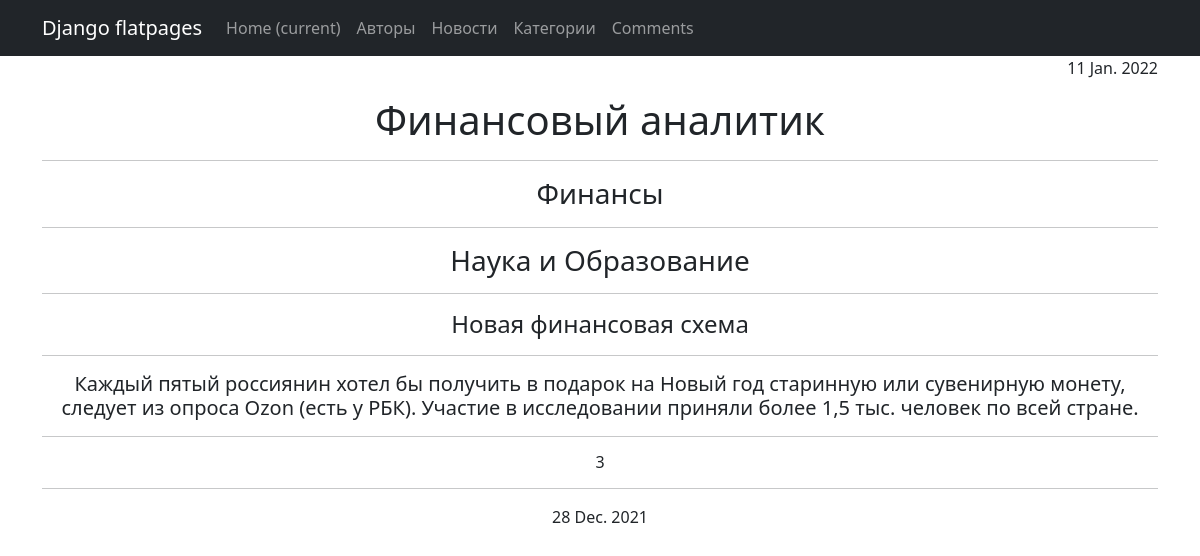
Screenshot of /authors/2 with the database file from the repository.
### news/models.py (models this page shows, shortened)
class Post(models.Model):
    author = models.ForeignKey(Author, on_delete=models.CASCADE)
    NEWS = 'NW'
    ARTICLE = 'AR'
    CATEGORY_CHOICES = (
        (NEWS, 'Новости'),
        (ARTICLE, 'Статья'),
    )
    categoryType = models.CharField(max_length=2, choices=CATEGORY_CHOICES, default=ARTICLE)
    dateCreation = models.DateTimeField(auto_now_add=True)
    postCategory = models.ManyToManyField(Category, through='PostCategory')
    title = models.CharField(max_length=128)
    text = models.TextField()
    rating = models.SmallIntegerField(default=0)

class Author(models.Model):
    authorUser = models.OneToOneField(User, on_delete=models.CASCADE)
    ratingAuthor = models.SmallIntegerField(default=0)
    def __str__(self):
        return self.authorUser.username

class Category(models.Model):
    name = models.CharField(max_length=64, unique=True)
    def __str__(self):
        return self.name

### news/views.py (the view)
# urls.py: path('<int:pk>', PostsDetail.as_view()),
class PostsDetail(DetailView):
    model = Post
    template_name = 'news2.html'
    context_object_name = 'Post'
    def get_context_data(self, **kwargs):
        context = super().get_context_data(**kwargs)
        context['time_now'] = datetime.utcnow()
        context['value1'] = None
        return context

### news/templatetags/my_filters.py (called while the page is built)
@register.filter(name='Censor')
def Censor(value):
    censor_list = ['дебил',
                   'дурак',
                   'придурок']
    value1 = (str(value)).split()
    for i in censor_list:
        for j in value1:
            if j == i:
                value1.remove(i)
    value = ' '.join(value1)
    return str(value)

### news/templates/news2.html (shortened to what this page needs)
{% extends 'flatpages/default.html' %}
{% load my_filters %}
{% block content %}
<h7><p style="text-align: right;">{{ time_now|date:'d M. Y' }}</p></h7>
<h1>{{ Post.author }}</h1>
{%for new in Post.postCategory.all%}
<hr><h3>{{ new }}</hr></h3>
{% endfor %}
<hr><h4>{{ Post.title|Censor }}</hr></h4>
<hr><h5>{{ Post.text|Censor }}</hr></h5>
<hr><h6>{{ Post.rating }}</hr></h6>
<hr><h7>{{ Post.dateCreation|date:'d M. Y' }}</hr></h7>
{% endblock content %}

### rows the page displays
Post: author "Финансовый аналитик", title|Censor "Новая финансовая схема", text|Censor "Каждый пятый россиянин хотел бы получить в подарок на Новый год старинную или сувенирную монету, следует из опроса Ozon (есть у РБК). Участие в исследовании приняли более 1,5 тыс. человек по всей стране.", rating "3", dateCreation "28 Dec. 2021"
Category: name "Финансы"
Category: name "Наука и Образование"

### other values shown
{{ time_now|date:'d M. Y' }} "11 Jan. 2022"
